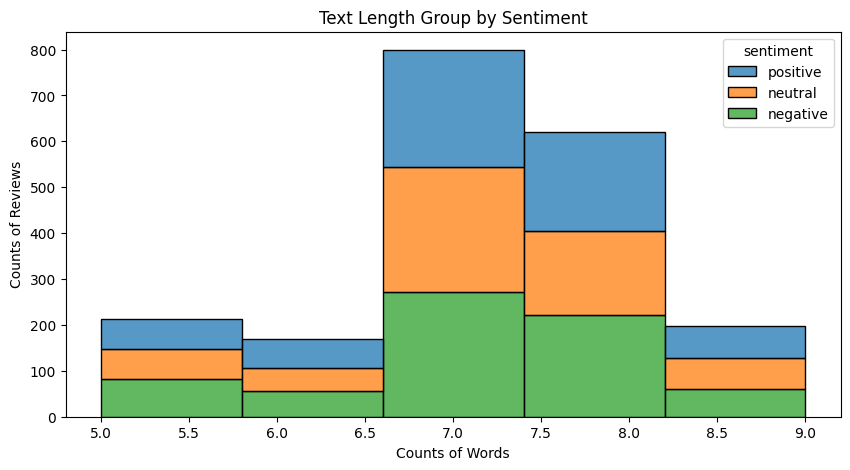

Source code (Python):
# -*- coding: utf-8 -*-
"""PJT#19_1347698.ipynb

Automatically generated by Colab.

Original file is located at
    https://colab.research.google.com/drive/1Z0-zvHFdqiJ74-V6loabo1BRfmXg9pB0
"""

import pandas as pd

df = pd.read_csv('./reviews.csv')

df.head()

import re

def clean_text(text):
    text = re.sub(r'<.*?>', '', text)
    text = re.sub(r'[^\w\s]', '', text)
    text.lower()
    text.strip()
    return text

df['review'] = df['review'].map(lambda x: clean_text(x))

df.head()

!pip install nltk

import nltk
nltk.download('stopwords')
nltk.download('punkt_tab')

from nltk.tokenize import word_tokenize

stop_words = set(stopwords.words('english'))

def remove_stopwords(text):
    words = word_tokenize(text)
    filtered_words = [word for word in words if word not in stop_words]
    return ' '.join(filtered_words)

df['no_stopwords'] = df['review'].apply(remove_stopwords)

df.head()

from nltk.stem import PorterStemmer

stemmer = PorterStemmer()

def stem_words(text):
    words = word_tokenize(text)
    stemmed_words = [stemmer.stem(word) for word in words]

    return ' '.join(stemmed_words)

df['stemmed_review'] = df['no_stopwords'].apply(stem_words)

df['stemmed_review']

from sklearn.feature_extraction.text import TfidfVectorizer

vectorizer = TfidfVectorizer()

X = vectorizer.fit_transform(df['stemmed_review'])
words = vectorizer.get_feature_names_out()

tfidf_matrix = X.toarray()

result = pd.DataFrame(tfidf_matrix, columns=words)
print(result)

df['review_length'] = df['stemmed_review'].apply(lambda x: len(x.split()))

positive_reviews = df[df['sentiment'] == 'positive']['review_length']
negative_reviews = df[df['sentiment'] == 'negative']['review_length']
print("긍정 리뷰 요약")
print(positive_reviews.describe())
print("부정 리뷰 요약")
print(negative_reviews.describe())

from collections import Counter
def word_frequency(df, sentiment):
    sentiment_reviews = df[df['sentiment'] == sentiment]['stemmed_review']

    combined_text = ' '.join(sentiment_reviews)
    word_counts = Counter(combined_text.split())
    most_common_words = word_counts.most_common(10)

    return most_common_words

results = {}

for sentiment in df['sentiment'].unique():
    results[sentiment] = word_frequency(df, sentiment)

for sentiment, words in results.items():
    print("감정:", sentiment)
    for word, count in words:
        print(f"단어 {word}: 빈도수 {count}")

import matplotlib.pyplot as plt
import seaborn as sns

plt.figure(figsize=(10, 5))
sns.histplot(data=df, x="review_length", hue='sentiment', multiple='stack', bins=5)
plt.title('Text Length Group by Sentiment')
plt.xlabel('Counts of Words')
plt.ylabel('Counts of Reviews')

plt.show()
